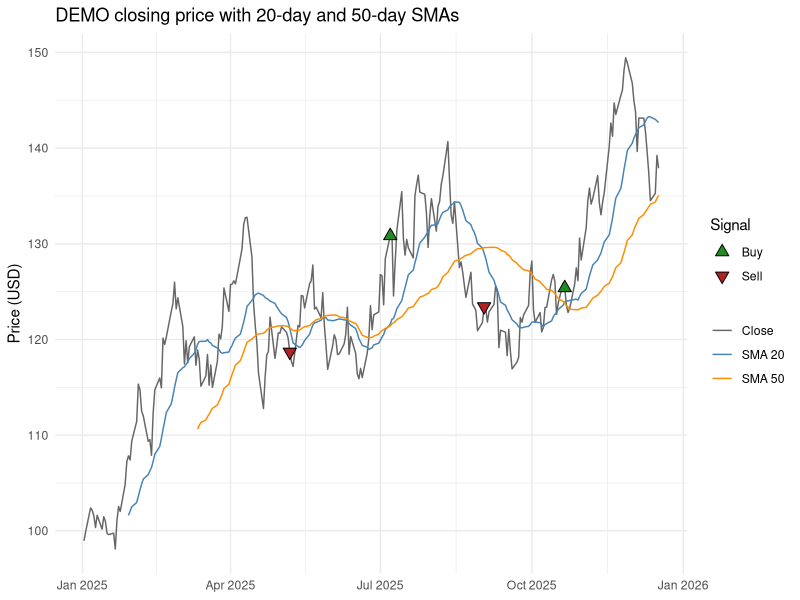
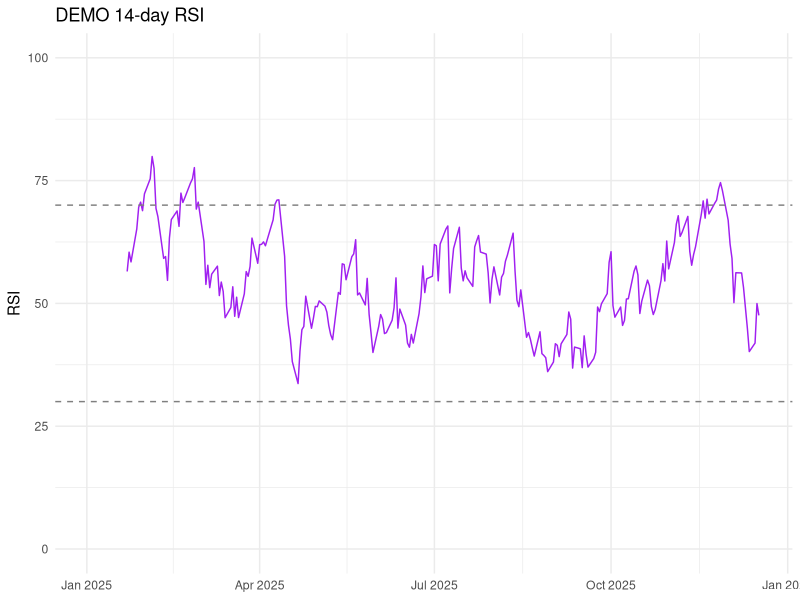

These figures' R source, in order:
# AI Assistance Declaration: I used Claude (Claude Opus 5.5 by Anthropic) for
# exploring what sections a strong GitHub README for an R data analysis project
# should include (Step 1), and for drafting the project README.md (Step 2), and
# for suggesting R Markdown formatting for the script documentation (Step 3).
# I verified outputs by comparing them against the tidyverse dplyr and ggplot2
# READMEs and the GitHub Markdown Guide. The code in
# technical_analysis.R (price simulation, SMA and RSI calculations, crossover
# signals and charts) was generated by Claude from my technical_analysis.Rmd
# outline, and was checked by knitting the report in R. All prompts are listed
# in the Appendix. I am responsible for the accuracy and originality of this
# work.

# technical_analysis.R
# Technical analysis of one year of simulated daily closing prices for a
# fictional ticker, DEMO: 20-day and 50-day SMAs, 14-day RSI and SMA
# crossover signals. Synthetic data only; not investment advice.
#
# The "## ---- label ----" lines split the script into sections that
# technical_analysis.Rmd pulls in with knitr::read_chunk().

## ---- packages ----
library(TTR)
library(dplyr)
library(ggplot2)

## ---- simulate-prices ----
seed        <- 180     # random seed, so prices are reproducible
n_days      <- 250     # number of trading days simulated
start_price <- 100     # opening price of DEMO (USD)
drift       <- 0.0005  # average daily return (0.05%)
volatility  <- 0.02    # standard deviation of daily returns (2%)
sma_short   <- 20      # short moving-average window (days)
sma_long    <- 50      # long moving-average window (days)
rsi_n       <- 14      # RSI window (days)

set.seed(seed)

# Random walk on daily returns: each close is the previous close
# multiplied by (1 + a normally distributed return).
returns <- rnorm(n_days, mean = drift, sd = volatility)

prices <- data.frame(
  date  = seq(as.Date("2025-01-02"), by = "day", length.out = n_days * 2)
) |>
  filter(!format(date, "%u") %in% c("6", "7")) |>  # drop weekends
  slice_head(n = n_days) |>
  mutate(close = round(start_price * cumprod(1 + returns), 2))

head(prices)

## ---- indicators ----
prices <- prices |>
  mutate(
    sma_20 = SMA(close, n = sma_short),
    sma_50 = SMA(close, n = sma_long),
    rsi_14 = RSI(close, n = rsi_n)
  )

tail(prices)

## ---- signals ----
# A crossover happens when the sign of (short SMA - long SMA) changes
# from one day to the next.
prices <- prices |>
  mutate(
    spread      = sma_20 - sma_50,
    prev_spread = lag(spread),
    signal = case_when(
      prev_spread <= 0 & spread > 0 ~ "Buy",
      prev_spread >= 0 & spread < 0 ~ "Sell",
      TRUE ~ NA_character_
    )
  )

signals <- prices |>
  filter(!is.na(signal)) |>
  select(date, close, sma_20, sma_50, signal)

## ---- price-chart ----
ggplot(prices, aes(x = date)) +
  geom_line(aes(y = close, colour = "Close")) +
  geom_line(aes(y = sma_20, colour = "SMA 20"), na.rm = TRUE) +
  geom_line(aes(y = sma_50, colour = "SMA 50"), na.rm = TRUE) +
  geom_point(
    data = signals,
    aes(y = close, shape = signal, fill = signal),
    size = 3
  ) +
  scale_colour_manual(values = c("Close" = "grey40",
                                 "SMA 20" = "steelblue",
                                 "SMA 50" = "darkorange")) +
  scale_shape_manual(values = c("Buy" = 24, "Sell" = 25)) +
  scale_fill_manual(values = c("Buy" = "forestgreen", "Sell" = "firebrick")) +
  labs(title = "DEMO closing price with 20-day and 50-day SMAs",
       x = NULL, y = "Price (USD)", colour = NULL,
       shape = "Signal", fill = "Signal") +
  theme_minimal()

## ---- rsi-chart ----
ggplot(prices, aes(x = date, y = rsi_14)) +
  geom_line(colour = "purple", na.rm = TRUE) +
  geom_hline(yintercept = c(30, 70), linetype = "dashed", colour = "grey50") +
  scale_y_continuous(limits = c(0, 100)) +
  labs(title = "DEMO 14-day RSI", x = NULL, y = "RSI") +
  theme_minimal()

## ---- signal-table ----
knitr::kable(
  signals,
  digits = 2,
  col.names = c("Date", "Close", "SMA 20", "SMA 50", "Signal")
)
